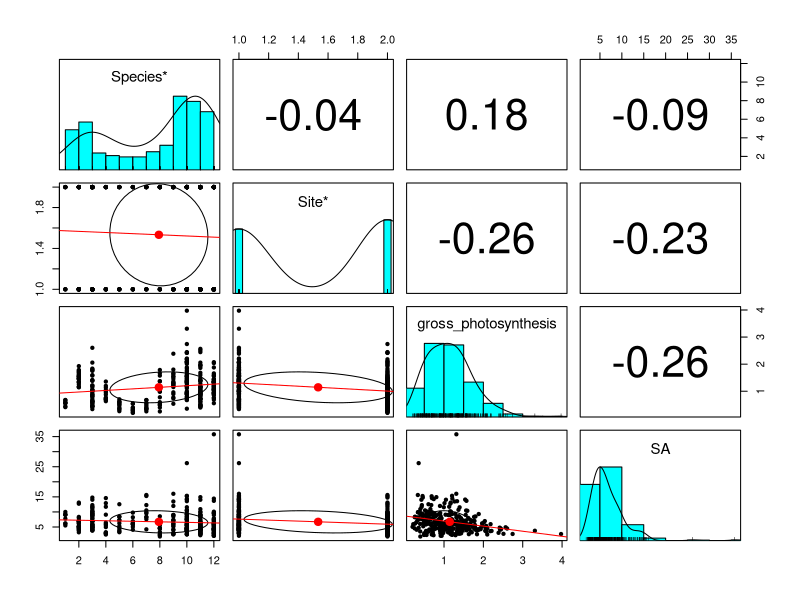
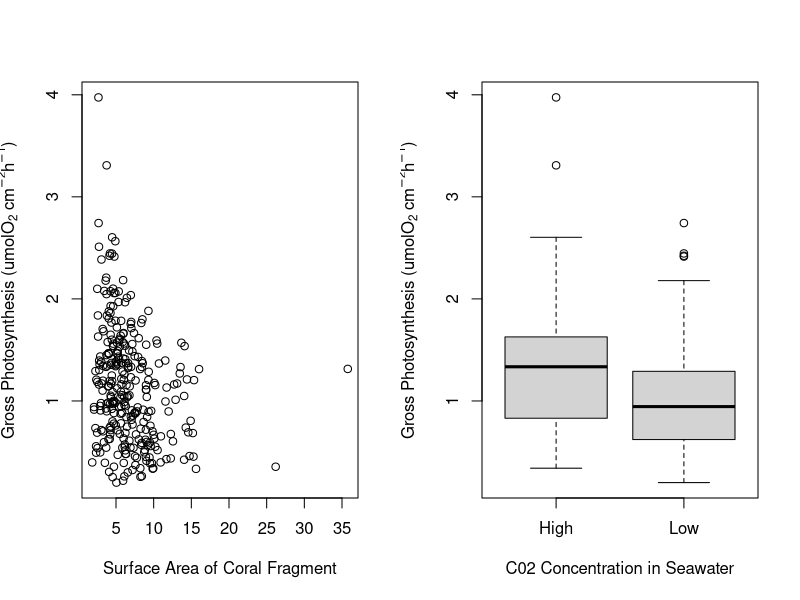
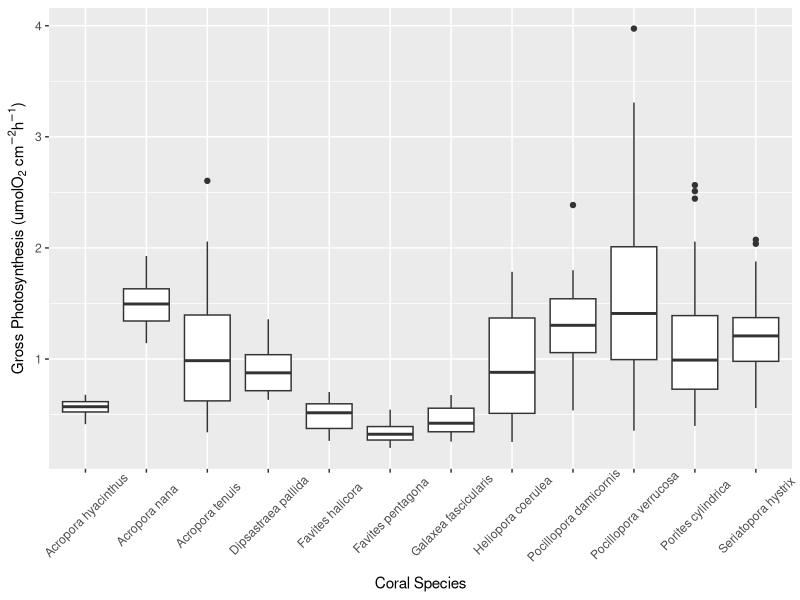
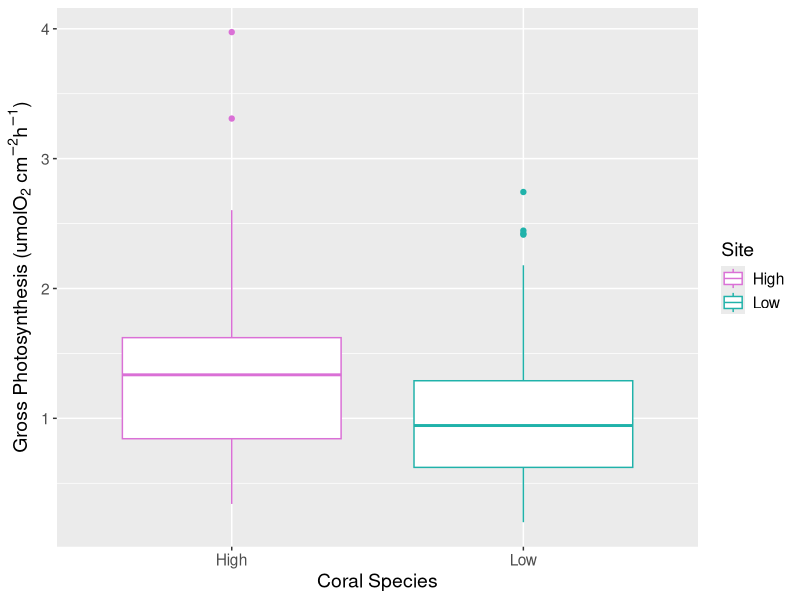
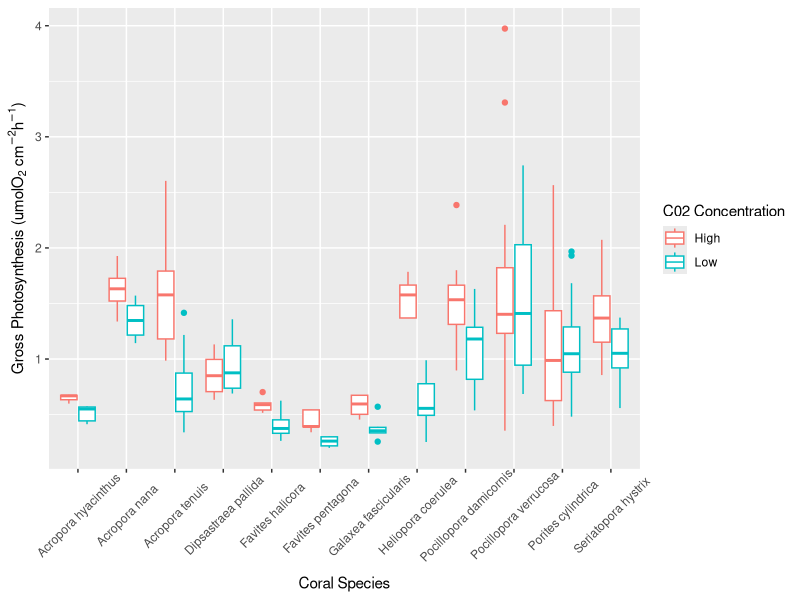
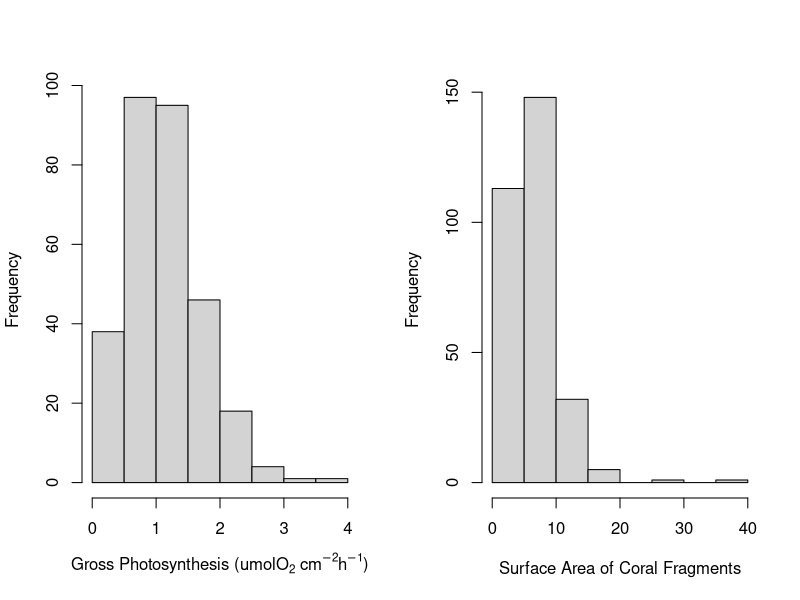
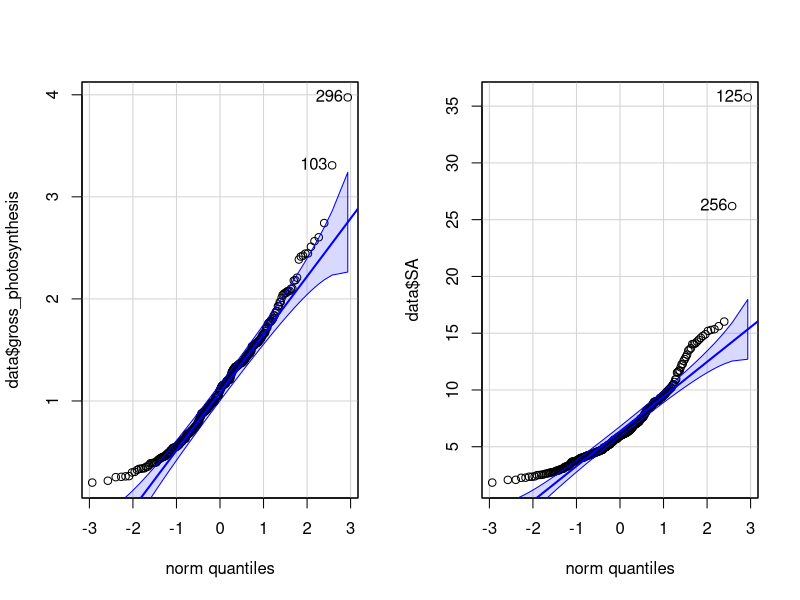
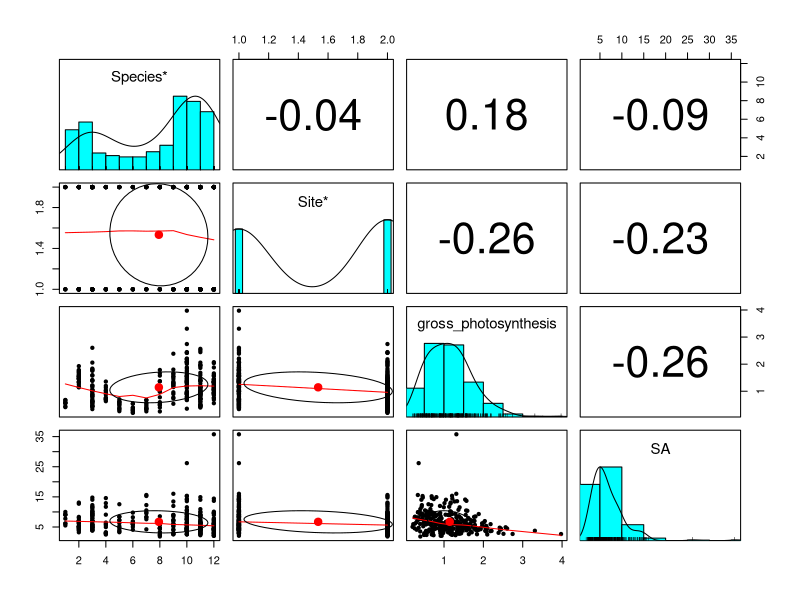

Here is the R script that generated these plots, in order:
## ---- chunk 1
knitr::opts_chunk$set(echo = TRUE, fig.height = 4, fig.width = 7, fig.pos = 'H') # you must have this set to TRUE
## ---- chunk 2
# upload necessary libraries
library(readr)
library(tidyverse)
library(ggplot2)
library(psych)
library(car)
library(knitr)
library(kableExtra)
## ---- chunk 3
#Load data  
data <- read_csv("data/clean_data.csv")
## ---- chunk 4

#numeric var investigation
pairs.panels(data[1:4], lm = TRUE, cor = T) 
## ---- chunk 5

par(mfrow=c(1,2)) #include as a fig
plot(gross_photosynthesis ~ SA, data=data, ylab=expression("Gross Photosynthesis (umolO"[2]*" cm"^-2* "h"^-1*")"), xlab="Surface Area of Coral Fragment")
boxplot(gross_photosynthesis ~ Site, data=data, ylab=expression("Gross Photosynthesis (umolO"[2]*" cm"^-2* "h"^-1*")"), xlab="C02 Concentration in Seawater")
par(mfrow=c(1,1))
## ---- chunk 6
ggplot(data, aes(x = Species, y = gross_photosynthesis)) +
         geom_boxplot()+
  xlab("Coral Species")+
  ylab(expression("Gross Photosynthesis (umolO"[2]*" cm"^-2* "h"^-1*")"))+
  theme(axis.text.x = element_text(angle = 45, vjust = 0.6))

## ---- chunk 7
ggplot(data, aes(x = Site, y = gross_photosynthesis, color=Site)) +
         geom_boxplot()+
  xlab("Coral Species")+
  ylab(expression("Gross Photosynthesis (umolO"[2]*" cm"^-2* "h"^-1*")"))+
  scale_color_manual(values=c("orchid", "lightseagreen"))+ #set line colors
  theme(text = element_text(size=14)) 

## ---- chunk 8
#glm with all three predictor variables
glm_species_site_SA <- glm(gross_photosynthesis ~ Species + Site + SA, data = data, family = "gaussian")

#glm with two predictor variables: species and site
glm_species_site <- glm(gross_photosynthesis ~ Species + Site, data = data, family = "gaussian")

#glm with two predictor variables: site and SA
glm_site_SA <- glm(gross_photosynthesis ~ Site + SA, data = data, family = "gaussian")

#glm with two predictor variables: species and SA
glm_species_SA <- glm(gross_photosynthesis ~ Species + SA, data = data, family = "gaussian")

#glm with one predictor variable: site
glm_site <- glm(gross_photosynthesis ~ Site, data = data, family = "gaussian")

#glm with one predictor variable: species
glm_species <- glm(gross_photosynthesis ~ Species, data = data, family = "gaussian")

#glm with one predictor variable: SA
glm_SA <- glm(gross_photosynthesis ~ SA, data = data, family = "gaussian")

#step 3: Assess model fit
#calculate AIC of each model
result <- AIC(glm_species_site_SA,glm_species_site,glm_site_SA, glm_species_SA, glm_site, glm_species, glm_SA) #this will create a dataframe whose rownames are the models, with columns for the df and AIC of each model

#add other metrics to the table
models <- list(glm_species_site_SA,glm_species_site,glm_site_SA, glm_species_SA, glm_site, glm_species, glm_SA) 
result$BIC <- sapply(models, BIC) #add a column for BIC to the results

kable(result, digits = 2, align = "c", booktabs = T, caption = "Table of GLM Models with df, AIc, and BIC values") %>% 
  kable_styling(latex_options = c("striped", "scale_down"))
## ---- chunk 9
ggplot(data, aes(x=Species, y=gross_photosynthesis, color = Site))+
  geom_boxplot()+
  theme(axis.text.x = element_text(angle = 45, vjust = 0.6)) +
  labs(color = "C02 Concentration")+
  ylab(expression("Gross Photosynthesis (umolO"[2]*" cm"^-2* "h"^-1*")"))+
  xlab("Coral Species")
## ---- chunk 10
#How many observations?
dim(data)

#general data checking
summary(data)

#Check numeric variables for normality
par(mfrow=c(1,2))
hist(data$gross_photosynthesis, main="", xlab=expression("Gross Photosynthesis (umolO"[2]*" cm"^-2* "h"^-1*")"))
hist(data$SA, main="", xlab="Surface Area of Coral Fragments")
par(mfrow=c(1,1))
#both variables appear right skewed

shapiro.test(data$gross_photosynthesis) #p-value: 2.172e-08 -> not normal
shapiro.test(data$SA) #p-value < 2.2e-16 -> not normal

par(mfrow=c(1,2))
qqPlot(data$gross_photosynthesis) #not normal
qqPlot(data$SA) #not normal
par(mfrow=c(1,1))

#more numeric var investigation
pairs.panels(data[1:4]) #include as a fig

#numeric vars vs. categorical vars
par(mfrow=c(1,2)) #include as a fig
boxplot(gross_photosynthesis ~ Species, data=data, xlab="Gross Photosynthesis")
boxplot(gross_photosynthesis ~ Site, data=data, xlab="Gross Photosynthesis")
par(mfrow=c(1,1))

#based on all this, here are my findings:

#gross photosynthesis not normal, may need to be transformed
#little correlation between predictor variables
#both site and species seem like they may be predictors of gross photosynthesis

#site only has two levels, could run a two-sample test for the first "comparing means" test, will need to be non-parametric if gross photosynthesis cannot be transformed
#will run either a linear model or a glm to see what variables are most predictive of gross photosynthesis for my "predictive" test
## ---- chunk 11

#goal: comparing means test - preferably a t-test but data may not be normal

#step 1: check assumptions of t-test
#indep data? probably
#normality
#equal variance

shapiro.test(data$gross_photosynthesis)

fit <- lm(gross_photosynthesis~Site,data=data)
par(mfrow=c(2,2))
plot(fit) #data does not look normal
par(mfrow=c(1,1))
res <- fit$residuals

shapiro.test(res) #p-value: 8.401e-08 -> not normal
qqPlot(res) #not normal

#try transforming the data to achieve normality
#log transform response variable
data$log_photo <- log(data$gross_photosynthesis)
hist(data$log_photo)
#Fit model
log_fit <- lm(log_photo~Site,data=data)
#Get residuals
log_res <- log_fit$residuals
#Test normality of model residuals
shapiro.test(log_res) #p-value of 1.117e-05 is less than 0.05, so we reject the null hypothesis that the residuals of the log transformed data is normal

leveneTest(data$gross_photosynthesis, data$Site) #p-value: 0.06374 -> variances are equal

#the assumption of homogeneity of variance has been met, but the assumption of normality has not, and the log-transformation was unsuccessful in making the data normal
#will need to use a non-parametric test that does not have a normality assumption - Wilcoxon test

#step 2: wilcoxon test

wilcox.test(data$gross_photosynthesis ~ data$Site) #p-value: 2.662e-06 -> significant difference between gross photosynthesis at high and low C02 concentrations

#step 4: make a nice ggplot figure to summarize these results, include as a fig

ggplot(data, aes(x = Site, y = gross_photosynthesis, color=Site)) +
         geom_boxplot()+
  xlab("Coral Species")+
  ylab(expression("Gross Photosynthesis (umolO"[2]*" cm"^-2* "h"^-1*")"))+
  scale_color_manual(values=c("orchid", "lightseagreen"))+ #set line colors
  theme(text = element_text(size=14)) 

## ---- chunk 12

#goal: use model selection to see what variables are significant predictors of gross photosynthesis 

#step 1: check assumptions of linear regression
#indep? probably
#normal residuals?
#equal variances?

fit2 <- lm(gross_photosynthesis ~ Site + Species + SA, data=data) 
par(mfrow=c(2,2))
plot(fit2) #residuals not normal, variance may be increasing towards the right
par(mfrow=c(1,1))
res2 <- fit2$residuals
qqPlot(res2) #not normal
shapiro.test(res2) #p-value: 1.02e-08 -> residuals not normal

#will need to use a generalized linear model that does not have the same assumptions of a linear regression (non-parametric alternative)
#the data is not binomial or count data (would use a Poisson glm), so will use the a Gaussian glm

#step 2: run a glm for different combinations of variables
#glm with all three predictor variables
glm_species_site_SA <- glm(gross_photosynthesis ~ Species + Site + SA, data = data, family = "gaussian")

#glm with two predictor variables: species and site
glm_species_site <- glm(gross_photosynthesis ~ Species + Site, data = data, family = "gaussian")

#glm with two predictor variables: site and SA
glm_site_SA <- glm(gross_photosynthesis ~ Site + SA, data = data, family = "gaussian")

#glm with two predictor variables: species and SA
glm_species_SA <- glm(gross_photosynthesis ~ Species + SA, data = data, family = "gaussian")

#glm with one predictor variable: site
glm_site <- glm(gross_photosynthesis ~ Site, data = data, family = "gaussian")

#glm with one predictor variable: species
glm_species <- glm(gross_photosynthesis ~ Species, data = data, family = "gaussian")

#glm with one predictor variable: SA
glm_SA <- glm(gross_photosynthesis ~ SA, data = data, family = "gaussian")

#step 3: Assess model fit
#calculate AIC of each model
result <- AIC(glm_species_site_SA,glm_species_site,glm_site_SA, glm_species_SA, glm_site, glm_species, glm_SA) #this will create a dataframe whose rownames are the models, with columns for the df and AIC of each model

#add other metrics to the table
models <- list(glm_species_site_SA,glm_species_site,glm_site_SA, glm_species_SA, glm_site, glm_species, glm_SA) 
result$BIC <- sapply(models, BIC) #add a column for BIC to the results

#Create a table with model comparisons
kable(result, digits = 2, align = "c") %>% 
  kable_styling(bootstrap_options = c("striped", "hover"))

#The glm model with all three predictor variables has the lowest AIC and BIC score, indicating that it is the best model
#Site, species, and SA are all significant predictors of gross photosynthesis

#step 4: Closer look at selected glm
summary(glm_species_site_SA)

#step 5: make a pretty graph to summarize findings

ggplot(data, aes(x=Species, y=gross_photosynthesis, color = Site))+
  geom_boxplot()+
  theme(axis.text.x = element_text(angle = 45, vjust = 0.6)) +
  labs(color = "C02 Concentration")+
  ylab(expression("Gross Photosynthesis (umolO"[2]*" cm"^-2* "h"^-1*")"))+
  xlab("Coral Species")

ggplot(data, aes(x = SA, y = gross_photosynthesis)) +
  geom_point()+
  geom_smooth(method='lm', se = FALSE, col = 'green')+
  ylab(expression("Gross Photosynthesis (umolO"[2]*" cm"^-2* "h"^-1*")"))+
  xlab("Surface Area of Coral Fragment")
